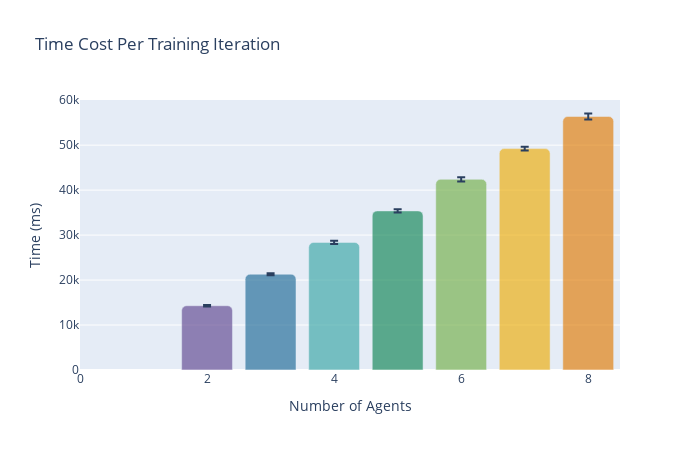

The notebook cell this image was saved under:
### Code cell
import plotly.express as px
import plotly.graph_objects as go
import pandas as pd

time_costs = pd.read_csv('ww-timecosts.csv')

tc = time_costs.groupby(["num_agents"]).mean().reset_index()
tc["error"] = time_costs.groupby(["num_agents"]).std().reset_index()["time"]
tc["n_agents"] = tc["num_agents"].astype(str)

fig = (px.bar(
    tc.groupby(["num_agents"]).mean().reset_index(), 
    y="time", x="num_agents", color="n_agents", 
    error_y="error",
    title="Time Cost Per Training Iteration",
    labels={"num_agents":"Number of Agents", "time":"Time (ms)"},
    color_discrete_sequence=px.colors.qualitative.Prism,
    opacity=0.65,
    )
    .update_layout(
        showlegend=False,
        width=700, height=450,
        barcornerradius=5,
        )
    .update_xaxes(range=[0, 8.5])
)

#fig.add_trace(go.Line( x=[0, 8], y=[324.2441, 324.2441 + 8 * 7004.7673] ) )

fig.show()
fig.write_image(f"time_costs.png", width=700, height=450)

### Figure 1 — Plotly figure (JSON) as saved in the notebook; plotly's stock layout.template omitted (floating-point values rounded to 4 significant figures)
{"data": [{"alignmentgroup": "True", "error_y": {"array": [171.9]}, "hovertemplate": "n_agents=2.0<br>Number of Agents=%{x}<br>Time (ms)=%{y}<extra></extra>", "legendgroup": "2.0", "marker": {"color": "rgb(95, 70, 144)", "opacity": 0.65, "pattern": {"shape": ""}}, "name": "2.0", "offsetgroup": "2.0", "orientation": "v", "showlegend": true, "textposition": "auto", "type": "bar", "x": [2], "xaxis": "x", "y": [14290.0], "yaxis": "y"}, {"alignmentgroup": "True", "error_y": {"array": [232.0]}, "hovertemplate": "n_agents=3.0<br>Number of Agents=%{x}<br>Time (ms)=%{y}<extra></extra>", "legendgroup": "3.0", "marker": {"color": "rgb(29, 105, 150)", "opacity": 0.65, "pattern": {"shape": ""}}, "name": "3.0", "offsetgroup": "3.0", "orientation": "v", "showlegend": true, "textposition": "auto", "type": "bar", "x": [3], "xaxis": "x", "y": [21300.0], "yaxis": "y"}, {"alignmentgroup": "True", "error_y": {"array": [357.3]}, "hovertemplate": "n_agents=4.0<br>Number of Agents=%{x}<br>Time (ms)=%{y}<extra></extra>", "legendgroup": "4.0", "marker": {"color": "rgb(56, 166, 165)", "opacity": 0.65, "pattern": {"shape": ""}}, "name": "4.0", "offsetgroup": "4.0", "orientation": "v", "showlegend": true, "textposition": "auto", "type": "bar", "x": [4], "xaxis": "x", "y": [28370.0], "yaxis": "y"}, {"alignmentgroup": "True", "error_y": {"array": [362.3]}, "hovertemplate": "n_agents=5.0<br>Number of Agents=%{x}<br>Time (ms)=%{y}<extra></extra>", "legendgroup": "5.0", "marker": {"color": "rgb(15, 133, 84)", "opacity": 0.65, "pattern": {"shape": ""}}, "name": "5.0", "offsetgroup": "5.0", "orientation": "v", "showlegend": true, "textposition": "auto", "type": "bar", "x": [5], "xaxis": "x", "y": [35380.0], "yaxis": "y"}, {"alignmentgroup": "True", "error_y": {"array": [468.0]}, "hovertemplate": "n_agents=6.0<br>Number of Agents=%{x}<br>Time (ms)=%{y}<extra></extra>", "legendgroup": "6.0", "marker": {"color": "rgb(115, 175, 72)", "opacity": 0.65, "pattern": {"shape": ""}}, "name": "6.0", "offsetgroup": "6.0", "orientation": "v", "showlegend": true, "textposition": "auto", "type": "bar", "x": [6], "xaxis": "x", "y": [42400.0], "yaxis": "y"}, {"alignmentgroup": "True", "error_y": {"array": [430.6]}, "hovertemplate": "n_agents=7.0<br>Number of Agents=%{x}<br>Time (ms)=%{y}<extra></extra>", "legendgroup": "7.0", "marker": {"color": "rgb(237, 173, 8)", "opacity": 0.65, "pattern": {"shape": ""}}, "name": "7.0", "offsetgroup": "7.0", "orientation": "v", "showlegend": true, "textposition": "auto", "type": "bar", "x": [7], "xaxis": "x", "y": [49230.0], "yaxis": "y"}, {"alignmentgroup": "True", "error_y": {"array": [664.2]}, "hovertemplate": "n_agents=8.0<br>Number of Agents=%{x}<br>Time (ms)=%{y}<extra></extra>", "legendgroup": "8.0", "marker": {"color": "rgb(225, 124, 5)", "opacity": 0.65, "pattern": {"shape": ""}}, "name": "8.0", "offsetgroup": "8.0", "orientation": "v", "showlegend": true, "textposition": "auto", "type": "bar", "x": [8], "xaxis": "x", "y": [56370.0], "yaxis": "y"}], "layout": {"barcornerradius": 5, "barmode": "relative", "height": 450, "legend": {"title": {"text": "n_agents"}, "tracegroupgap": 0}, "showlegend": false, "title": {"text": "Time Cost Per Training Iteration"}, "width": 700, "xaxis": {"anchor": "y", "domain": [0, 1], "range": [0, 8.5], "title": {"text": "Number of Agents"}}, "yaxis": {"anchor": "x", "domain": [0, 1], "title": {"text": "Time (ms)"}}}}
